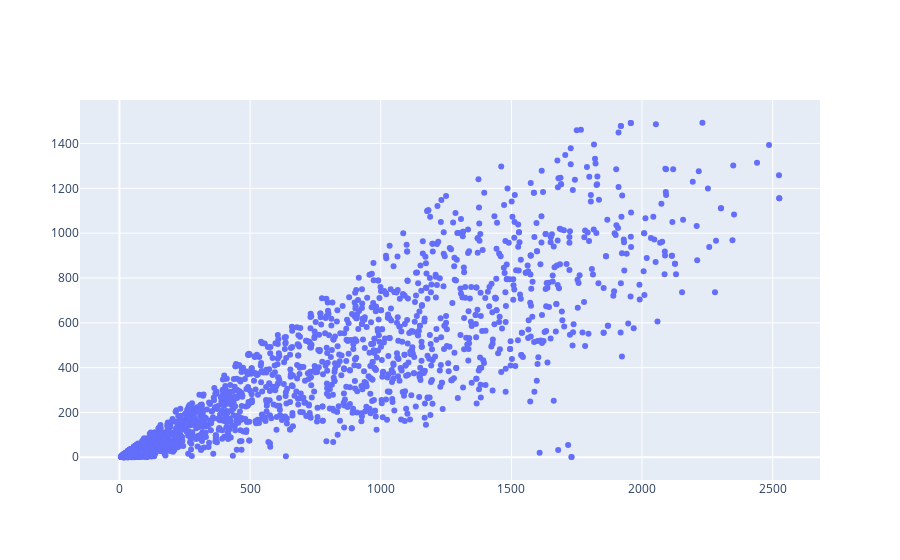

Notebook cell for this chart:
### Code cell
#Wines
fig2=go.Figure()
fig2.add_trace(go.Scatter(x=df2.Expenses, y=df2.Wines,mode="markers"))

### Figure 1 — Plotly figure (JSON) as saved in the notebook; plotly's stock layout.template omitted (floating-point values rounded to 4 significant figures; data arrays with more than 128 entries replaced by an {"elided": "..."} marker saying what was removed)
{"data": [{"mode": "markers", "type": "scatter", "x": {"elided": "2236 int values"}, "y": {"elided": "2236 int values"}}], "layout": {}}
